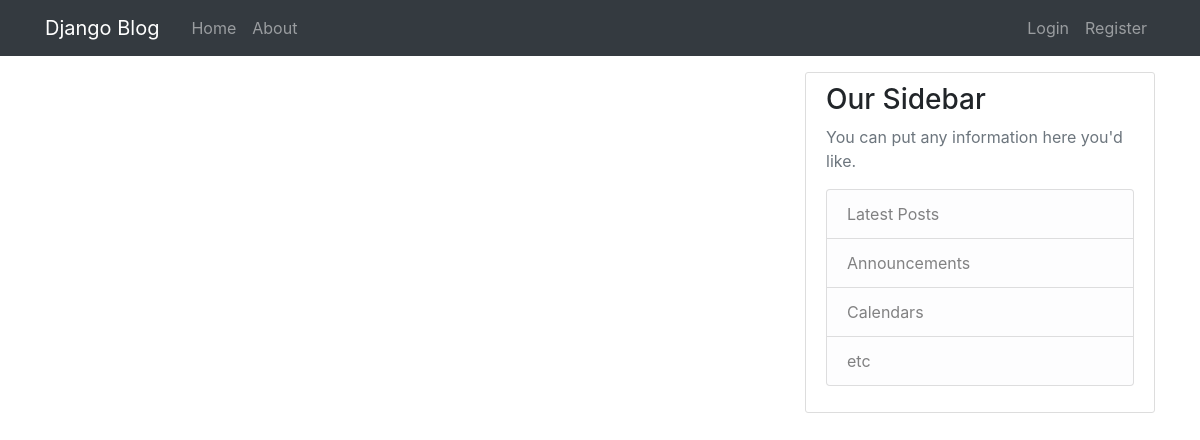
/, run on an earlier commit of the app's database.
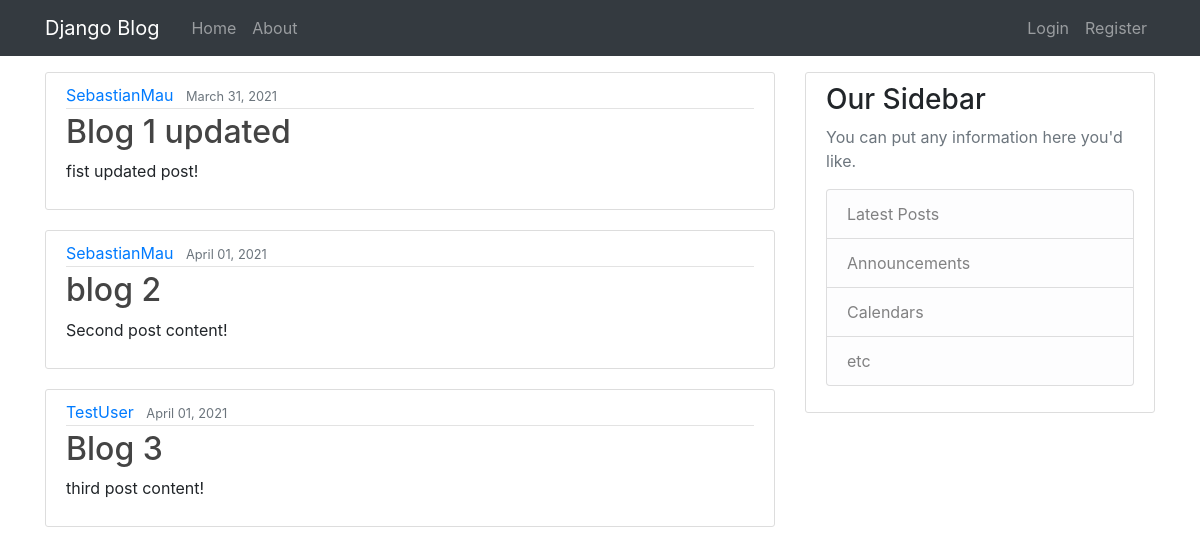
And on a later commit of the database.
### blog/models.py (models this page shows, shortened)
class Post(models.Model):
    title = models.CharField(max_length=100)
    content = models.TextField()
    date_posted = models.DateTimeField(default=timezone.now) #current date time every update (auto_now=True) - current date time when created but never update (auto_now_add=True)
    author = models.ForeignKey(User, on_delete=models.CASCADE) #if user is deleted post deleted to (User, on_delete=models.CASCADE)

### blog/views.py (the view)
# urls.py: path('', views.home, name='blog-home'),
def home(request):
    context = {
        'posts': Post.objects.all()
    }
    return render(request, 'blog/home.html', context)

### blog/templates/blog/home.html
{% extends "blog/base.html" %}
{% block content %}
    {% for post in posts %}
        <article class="media content-section">
            <div class="media-body">
            <div class="article-metadata">
                <a class="mr-2" href="#">{{ post.author }}</a>
                <small class="text-muted">{{ post.date_posted|date:"F d, Y"}}</small>
            </div>
            <h2><a class="article-title" href="#">{{ post.title }}</a></h2>
            <p class="article-content">{{ post.content }}</p>
            </div>
        </article>
    {% endfor %}
{% endblock content %}

### blog/templates/blog/base.html (shortened to what this page needs)
{% load static %}
<!DOCTYPE html>
<html lang="en">
<head>
    <link rel="stylesheet" href="{% static '/blog/main.css' %}">
    <link rel="stylesheet" href="https://maxcdn.bootstrapcdn.com/bootstrap/4.0.0/css/bootstrap.min.css">
</head>
<body>
    <br><br>
    <header class="site-header">
        <nav class="navbar navbar-expand-md navbar-dark bg-dark fixed-top">
          <div class="container">
            <a class="navbar-brand mr-4" href="{% url 'blog-home' %}">Django Blog</a>
            <div class="collapse navbar-collapse" id="navbarToggle">
              <div class="navbar-nav mr-auto">
                <a class="nav-item nav-link" href="{% url 'blog-home' %}">Home</a>
                <a class="nav-item nav-link" href="{% url 'blog-about' %}">About</a>
              </div>
              <div class="navbar-nav">
                {% if user.is_authenticated %}
                  <a class="nav-item nav-link" href="{% url 'profile' %}">Profile</a>
                  <a class="nav-item nav-link" href="{% url 'logout' %}">Logout</a>
                {% else %}
                  <a class="nav-item nav-link" href="{% url 'login' %}">Login</a>
                  <a class="nav-item nav-link" href="{% url 'register' %}">Register</a>
                {% endif %}
              </div>
            </div>
          </div>
        </nav>
      </header>
    <br>
    <main role="main" class="container">
        <div class="row">
        <div class="col-md-8">
          {% block content %}{% endblock %}
        </div>
        <div class="col-md-4">
            <div class="content-section">
            <h3>Our Sidebar</h3>
            <p class='text-muted'>You can put any information here you'd like.
                <ul class="list-group">
                <li class="list-group-item list-group-item-light">Latest Posts</li>
                <li class="list-group-item list-group-item-light">Announcements</li>
                <li class="list-group-item list-group-item-light">Calendars</li>
                <li class="list-group-item list-group-item-light">etc</li>
                </ul>
            </p>
            </div>
        </div>
        </div>
    </main>
</body>
</html>

### blog/static/blog/main.css (style rules this page uses)
body { background: #fafafa; color: #333333; margin-top: 5rem; }
h1, h2, h3, h4, h5, h6 { color: #444444; }
ul { margin: 0; }
.site-header .navbar-nav .nav-link { color: #cbd5db; }
.content-section { background: #ffffff; padding: 10px 20px; border: 1px solid #dddddd; border-radius: 3px; margin-bottom: 20px; }
.article-title { color: #444444; }
.article-content { white-space: pre-line; }
.article-metadata { padding-bottom: 1px; margin-bottom: 4px; border-bottom: 1px solid #e3e3e3 }

What changed in the data, as far as the page shows it:
added Post: author "SebastianMau", date_posted "March 31, 2021", title "Blog 1 updated", content "fist updated post!"
added Post: author "SebastianMau", date_posted "April 01, 2021", title "blog 2", content "Second post content!"
added Post: author "TestUser", date_posted "April 01, 2021", title "Blog 3", content "third post content!"
